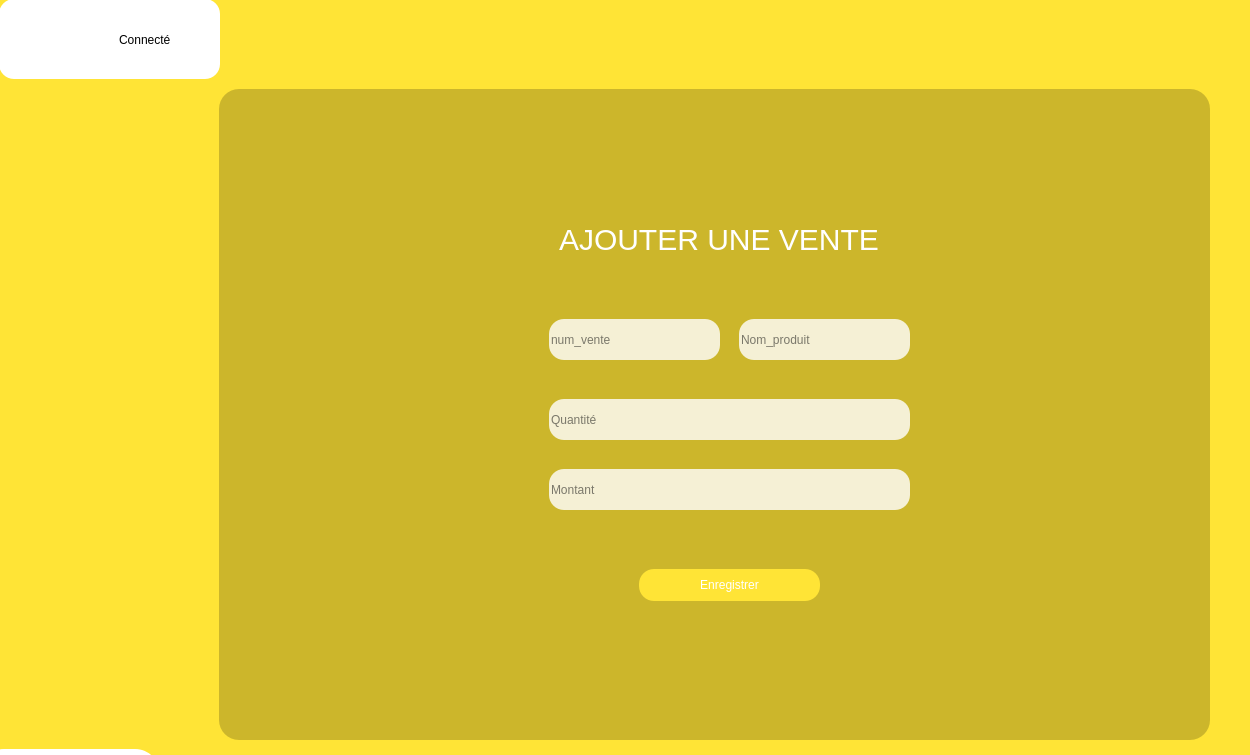
<?xml version="1.0" encoding="UTF-8"?>
<ui version="4.0">
 <class>AjouterVente</class>
 <widget class="QMainWindow" name="AjouterVente">
  <property name="geometry">
   <rect>
    <x>0</x>
    <y>0</y>
    <width>1250</width>
    <height>755</height>
   </rect>
  </property>
  <property name="windowTitle">
   <string>MainWindow</string>
  </property>
  <widget class="QWidget" name="centralwidget">
   <widget class="QFrame" name="frame">
    <property name="geometry">
     <rect>
      <x>-1</x>
      <y>-1</y>
      <width>1281</width>
      <height>801</height>
     </rect>
    </property>
    <property name="styleSheet">
     <string notr="true">background-color: rgb(255,228,54)</string>
    </property>
    <property name="frameShape">
     <enum>QFrame::StyledPanel</enum>
    </property>
    <property name="frameShadow">
     <enum>QFrame::Raised</enum>
    </property>
    <widget class="QFrame" name="frame_haut">
     <property name="geometry">
      <rect>
       <x>0</x>
       <y>0</y>
       <width>1271</width>
       <height>71</height>
      </rect>
     </property>
     <property name="styleSheet">
      <string notr="true">border:none</string>
     </property>
     <property name="frameShape">
      <enum>QFrame::StyledPanel</enum>
     </property>
     <property name="frameShadow">
      <enum>QFrame::Raised</enum>
     </property>
     <widget class="QPushButton" name="pushButton">
      <property name="geometry">
       <rect>
        <x>1120</x>
        <y>0</y>
        <width>113</width>
        <height>81</height>
       </rect>
      </property>
      <property name="text">
       <string/>
      </property>
      <property name="icon">
       <iconset>
        <normaloff>../fermerIcon-removebg-preview.png</normaloff>../fermerIcon-removebg-preview.png</iconset>
      </property>
      <property name="iconSize">
       <size>
        <width>60</width>
        <height>80</height>
       </size>
      </property>
     </widget>
     <widget class="QPushButton" name="pushButton_2">
      <property name="geometry">
       <rect>
        <x>1010</x>
        <y>0</y>
        <width>113</width>
        <height>81</height>
       </rect>
      </property>
      <property name="text">
       <string/>
      </property>
      <property name="icon">
       <iconset>
        <normaloff>../pngtree-fullscreen--icon-in-trendy-style-isolated-background-png-image_1566064-removebg-preview.png</normaloff>../pngtree-fullscreen--icon-in-trendy-style-isolated-background-png-image_1566064-removebg-preview.png</iconset>
      </property>
      <property name="iconSize">
       <size>
        <width>60</width>
        <height>80</height>
       </size>
      </property>
     </widget>
     <widget class="QPushButton" name="pushButton_3">
      <property name="geometry">
       <rect>
        <x>880</x>
        <y>0</y>
        <width>113</width>
        <height>81</height>
       </rect>
      </property>
      <property name="styleSheet">
       <string notr="true"/>
      </property>
      <property name="text">
       <string/>
      </property>
      <property name="icon">
       <iconset>
        <normaloff>../red-removebg-preview.png</normaloff>../red-removebg-preview.png</iconset>
      </property>
      <property name="iconSize">
       <size>
        <width>60</width>
        <height>80</height>
       </size>
      </property>
     </widget>
    </widget>
    <widget class="QFrame" name="frame_3">
     <property name="geometry">
      <rect>
       <x>220</x>
       <y>90</y>
       <width>991</width>
       <height>651</height>
      </rect>
     </property>
     <property name="styleSheet">
      <string notr="true">background-color:rgba(0,0,0,0.2);
border-radius:20px;
</string>
     </property>
     <property name="frameShape">
      <enum>QFrame::StyledPanel</enum>
     </property>
     <property name="frameShadow">
      <enum>QFrame::Raised</enum>
     </property>
     <widget class="QPushButton" name="pushButton_11">
      <property name="geometry">
       <rect>
        <x>420</x>
        <y>480</y>
        <width>181</width>
        <height>32</height>
       </rect>
      </property>
      <property name="styleSheet">
       <string notr="true">QPushButton{
background-color:#FFE436;
border-top-left-radius:20px;
border-bottom-left-radius:20px;
color:rgb(255,255,255);
font:77 21pt &quot;metropolis&quot;;
border-radius:15px


}
QPushButton:hover{
background-color:white;
border-radius:15px;
color:rgb(0,0,0);
font:77 18pt &quot;metropolis&quot;;


}
</string>
      </property>
      <property name="text">
       <string>Enregistrer</string>
      </property>
     </widget>
     <widget class="QLabel" name="label_12">
      <property name="geometry">
       <rect>
        <x>340</x>
        <y>130</y>
        <width>361</width>
        <height>41</height>
       </rect>
      </property>
      <property name="styleSheet">
       <string notr="true">background-color:none;
border:none;
font:90 30pt &quot;metropolis&quot;;
font-size:30px;
color:white</string>
      </property>
      <property name="text">
       <string>AJOUTER UNE VENTE</string>
      </property>
     </widget>
     <widget class="QLineEdit" name="lineEdit_19">
      <property name="geometry">
       <rect>
        <x>330</x>
        <y>310</y>
        <width>361</width>
        <height>41</height>
       </rect>
      </property>
      <property name="styleSheet">
       <string notr="true">border-radius:15px;
color:black;
background-color:rgba(255,255,255,0.8)

</string>
      </property>
      <property name="placeholderText">
       <string>Quantité</string>
      </property>
     </widget>
     <widget class="QLineEdit" name="lineEdit_18">
      <property name="geometry">
       <rect>
        <x>520</x>
        <y>230</y>
        <width>171</width>
        <height>41</height>
       </rect>
      </property>
      <property name="styleSheet">
       <string notr="true">border-radius:15px;
color:black;
background-color:rgba(255,255,255,0.8)

</string>
      </property>
      <property name="placeholderText">
       <string>Nom_produit</string>
      </property>
     </widget>
     <widget class="QLineEdit" name="lineEdit_17">
      <property name="geometry">
       <rect>
        <x>330</x>
        <y>230</y>
        <width>171</width>
        <height>41</height>
       </rect>
      </property>
      <property name="styleSheet">
       <string notr="true">border-radius:15px;
color:black;
background-color:rgba(255,255,255,0.8)

</string>
      </property>
      <property name="placeholderText">
       <string>num_vente</string>
      </property>
     </widget>
     <widget class="QLineEdit" name="lineEdit_20">
      <property name="geometry">
       <rect>
        <x>330</x>
        <y>380</y>
        <width>361</width>
        <height>41</height>
       </rect>
      </property>
      <property name="styleSheet">
       <string notr="true">border-radius:15px;
color:black;
background-color:rgba(255,255,255,0.8)

</string>
      </property>
      <property name="placeholderText">
       <string>Montant</string>
      </property>
     </widget>
    </widget>
    <widget class="QPushButton" name="pushButton_20">
     <property name="geometry">
      <rect>
       <x>-20</x>
       <y>750</y>
       <width>181</width>
       <height>51</height>
      </rect>
     </property>
     <property name="styleSheet">
      <string notr="true">background-color:white;
color:black;
border-radius:25px;
font:90 18pt &quot;metropolis&quot;;</string>
     </property>
     <property name="text">
      <string>Retour</string>
     </property>
    </widget>
    <widget class="QWidget" name="widget_9" native="true">
     <property name="geometry">
      <rect>
       <x>0</x>
       <y>0</y>
       <width>221</width>
       <height>80</height>
      </rect>
     </property>
     <property name="styleSheet">
      <string notr="true">background-color:white;
border:none;
border-radius:15px
</string>
     </property>
     <widget class="QLabel" name="label_32">
      <property name="geometry">
       <rect>
        <x>120</x>
        <y>20</y>
        <width>101</width>
        <height>41</height>
       </rect>
      </property>
      <property name="styleSheet">
       <string notr="true">border:none;
font:90 18pt &quot;metropolis&quot;;
color:black</string>
      </property>
      <property name="text">
       <string>Connecté</string>
      </property>
     </widget>
     <widget class="QPushButton" name="pushButton_12">
      <property name="geometry">
       <rect>
        <x>10</x>
        <y>0</y>
        <width>111</width>
        <height>61</height>
       </rect>
      </property>
      <property name="styleSheet">
       <string notr="true">QPushButton{
background-color:none;
border-top-left-radius:20px;
border-bottom-left-radius:20px;
color:rgb(0,0,0);
font:77 10pt &quot;metropolis&quot;;
font-size:14px;

}
QPushButton:hover{
background-color:white;
border-top-left-radius:20px;
border-bottom-left-radius:20px;
color:rgb(0,0,0);
font:77 10pt &quot;metropolis&quot;;
font-size:13px;

}


</string>
      </property>
      <property name="text">
       <string/>
      </property>
      <property name="icon">
       <iconset>
        <normaloff>../compte-removebg-preview.png</normaloff>../compte-removebg-preview.png</iconset>
      </property>
      <property name="iconSize">
       <size>
        <width>120</width>
        <height>110</height>
       </size>
      </property>
     </widget>
    </widget>
   </widget>
  </widget>
 </widget>
 <resources>
  <include location="../ressource.qrc"/>
 </resources>
 <connections/>
</ui>
